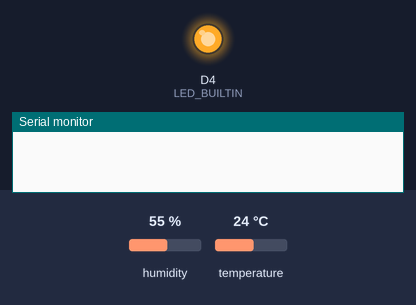
This sketch was run on a simulated ESP8266 (NodeMCU). Shown: output pins drawn as LEDs (lit = HIGH, except the on-board LED, lit = LOW), the last lines printed to the serial monitor. Inputs (shaded band) come from the test bench; at power-on: humidity 55 %, temperature 24 °C. WiFi joins after 1.5 s; servers stay silent unless stated. At 2.0 s the program puts the board to deep sleep or switches it off; the recording ends there.

Above: at 0.0 s.
At 1.3 s:
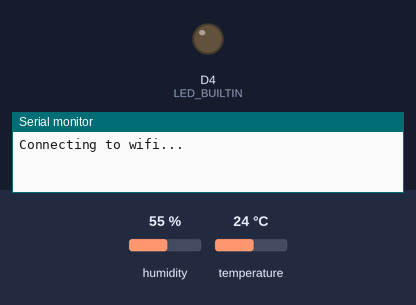
Timing chart, 0 to 2.0 s (numbered marks = the images above):
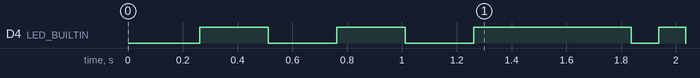

Measured:
- by itself, D4 (LED_BUILTIN): goes LOW 0.25 s, HIGH 0.25 s, LOW 0.25 s, HIGH 0.57 s, LOW 0.10 s, HIGH 0.10 s, then LOW

The sketch:

Weatherstation.ino
```cpp
//by JaNow_official
//Check out my Instagram @JaNow_official!
//Connect the data pin off the DHT11 to D5 and connect D0 to RST!
//When you have questions ask me on Instagram!

#include <dht11.h>
#include <Wire.h>

dht11 DHT11;
#define DHT11PIN D5

// Wifi and ThingSpeak settings
#include <ESP8266WiFi.h>


const char* ssid = "Wifi_Name";
const char* password = "Wifi_Password";

const char* server = "api.thingspeak.com";
const char* api_key = ""; //put in your api key from Thingspeak

WiFiClient client;


  void setup() {
  Wire.begin();
  Serial.begin(115200);
  pinMode(LED_BUILTIN, OUTPUT);
  delay(10);
  Serial.println("Connecting to wifi...");
  WiFi.begin(ssid, password);

  while (WiFi.status() != WL_CONNECTED) {

      //Blink LED when connecting to wifi
    digitalWrite(LED_BUILTIN, LOW);
    delay(250);
    digitalWrite(LED_BUILTIN, HIGH);
    delay(250);
  }
  Serial.println("WiFi connected");


}


void goToBed (int minutes) {
    Serial.print("Going back to bed for ");
    Serial.print(minutes);
    Serial.print(" minutes.");
    ESP.deepSleep(minutes * 60 * 1000000);
}
void postData() {
  // Send data to ThingSpeak
  float chk = DHT11.read(DHT11PIN);
  float temp, humidity;
  char buffer[80];

  temp      = DHT11.temperature;
  humidity  = DHT11.humidity;
  temp = temp - 2;

  Serial.print("Temperature: ");
  Serial.print(temp, DEC);
  Serial.println();

  Serial.print("Humidity: ");
  Serial.print(humidity, DEC);
  Serial.println();

  if (client.connect(server, 80)) {
    Serial.println("Connected to ThingSpeak");

    String dataToThingSpeak = "";
    dataToThingSpeak += "GET /update?api_key=";
    dataToThingSpeak += api_key;

    dataToThingSpeak += "&field1=";
    dataToThingSpeak += String(temp);

    dataToThingSpeak += "&field2=";
    dataToThingSpeak += String(humidity);

    dataToThingSpeak += " HTTP/1.1\r\nHost: a.c.d\r\nConnection: close\r\n\r\n";
    dataToThingSpeak += "";
    client.print(dataToThingSpeak);
      }
}

void loop() {
postData();
digitalWrite(LED_BUILTIN,HIGH);
delay(100);
digitalWrite(LED_BUILTIN,LOW);
delay(100);
digitalWrite(LED_BUILTIN,HIGH);
delay(100);
digitalWrite(LED_BUILTIN,LOW);
goToBed(15);
}
```
